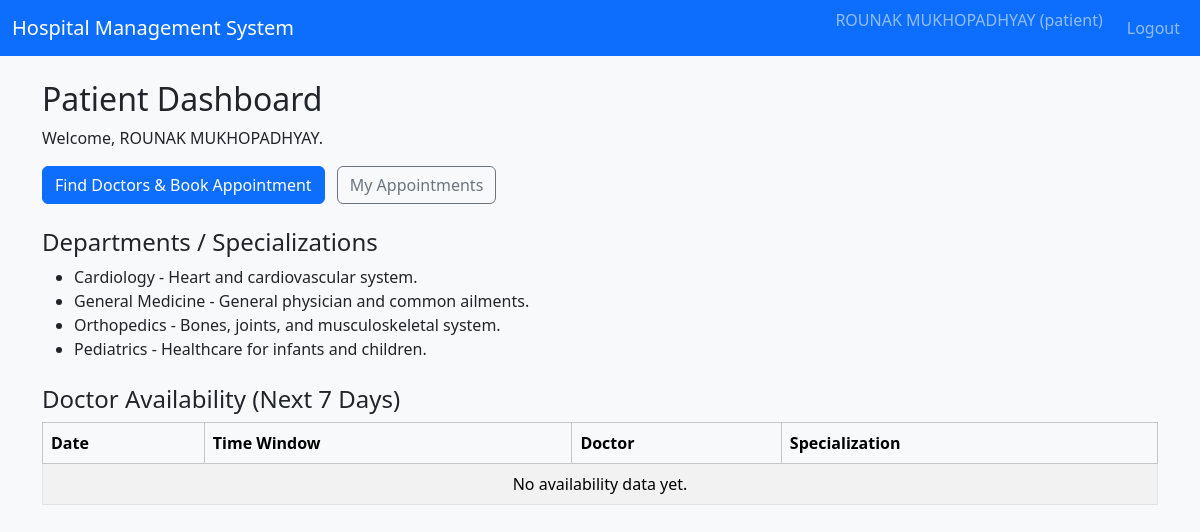
The app's page /patient/dashboard (signed in), older data.
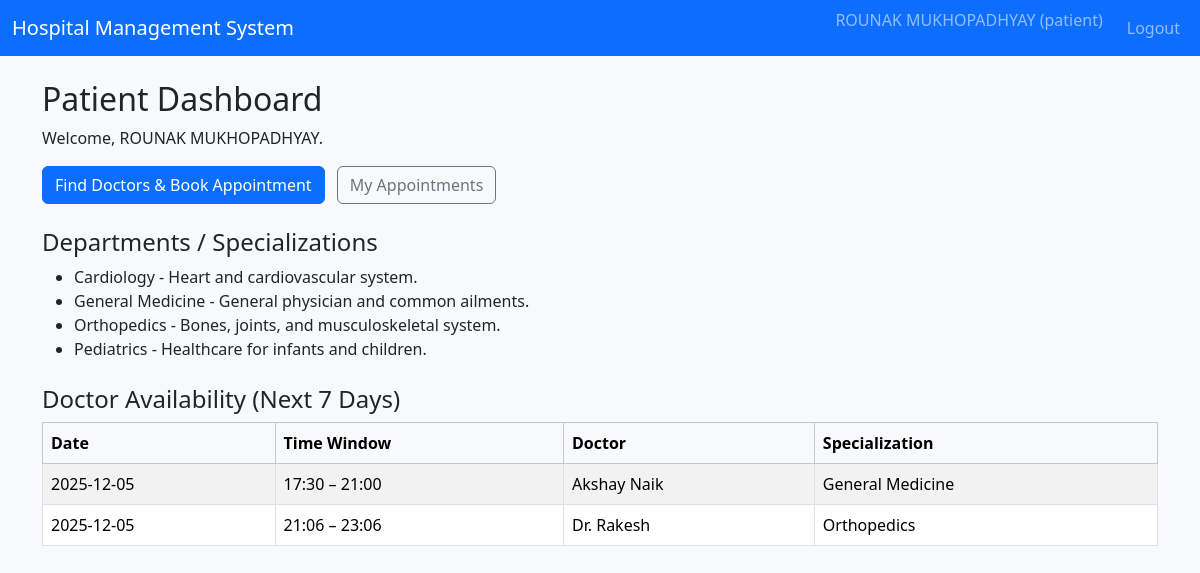
The same page, newer data.
### tables this page shows
CREATE TABLE departments (
            id INTEGER PRIMARY KEY AUTOINCREMENT,
            name TEXT UNIQUE NOT NULL,
            description TEXT,
            created_at TEXT NOT NULL
        );

CREATE TABLE doctor_availability (
            id INTEGER PRIMARY KEY AUTOINCREMENT,
            doctor_id INTEGER NOT NULL,
            date TEXT NOT NULL,       -- YYYY-MM-DD
            start_time TEXT NOT NULL, -- HH:MM
            end_time TEXT NOT NULL,   -- HH:MM
            max_appointments INTEGER DEFAULT 10,
            is_available INTEGER NOT NULL DEFAULT 1,
            FOREIGN KEY(doctor_id) REFERENCES doctors(id)
        );

CREATE TABLE users (
            id INTEGER PRIMARY KEY AUTOINCREMENT,
            username TEXT UNIQUE NOT NULL,
            password_hash TEXT NOT NULL,
            full_name TEXT NOT NULL,
            email TEXT,
            phone TEXT,
            role TEXT NOT NULL CHECK(role IN ('admin', 'doctor', 'patient')),
            is_active INTEGER NOT NULL DEFAULT 1,
            created_at TEXT NOT NULL
        );

### controllers/routes.py (the view)
@main_bp.route("/patient/dashboard")
@login_required
@role_required("patient")
def patient_dashboard():
    conn = get_db_connection()
    cur = conn.cursor()
    cur.execute("SELECT * FROM departments ORDER BY name;")
    departments = cur.fetchall()
    today = date_cls.today()
    max_day = today + timedelta(days=7)
    cur.execute(
        """
        SELECT da.date,
               da.start_time,
               da.end_time,
               du.full_name AS doctor_name,
               dept.name AS dept_name
        FROM doctor_availability da
        JOIN doctors d ON da.doctor_id = d.id
        JOIN users du ON d.user_id = du.id
        LEFT JOIN departments dept ON d.department_id = dept.id
        WHERE da.is_available = 1
          AND da.date >= ?
          AND da.date <= ?
        ORDER BY da.date, da.start_time, doctor_name;
        """,
        (today.isoformat(), max_day.isoformat()),
    )
    availability = cur.fetchall()
    conn.close()
    return render_template(
        "dashboard_patient.html",
        departments=departments,
        availability=availability,
    )

### controllers/routes.py (called while the page is built)
def login_required(view_func):
    @wraps(view_func)
    def wrapped(*args, **kwargs):
        if "user_id" not in session:
            flash("Please log in to continue.", "warning")
            return redirect(url_for("main.login"))
        return view_func(*args, **kwargs)
    return wrapped

def role_required(role):
    def decorator(view_func):
        @wraps(view_func)
        def wrapped(*args, **kwargs):
            if "user_id" not in session or session.get("role") != role:
                flash("Unauthorized access.", "danger")
                return redirect(url_for("main.login"))
            return view_func(*args, **kwargs)
        return wrapped
    return decorator

### models/models.py (called while the page is built)
def get_db_connection():
    conn = sqlite3.connect(DB_PATH)
    conn.row_factory = sqlite3.Row
    return conn

### templates/dashboard_patient.html (shortened to what this page needs)
{% extends "base.html" %}
{% block content %}
<h2>Patient Dashboard</h2>
<p>Welcome, {{ session.get('full_name') }}.</p>
<div class="mt-3 mb-4">
    <a href="{{ url_for('main.patient_doctors') }}" class="btn btn-primary me-2">
        Find Doctors & Book Appointment
    </a>
    <a href="{{ url_for('main.patient_appointments') }}" class="btn btn-outline-secondary">
        My Appointments
    </a>
</div>
<h4>Departments / Specializations</h4>
<ul>
    {% for dept in departments %}
    <li>{{ dept['name'] }} - {{ dept['description'] }}</li>
    {% endfor %}
</ul>
<h4 class="mt-4">Doctor Availability (Next 7 Days)</h4>
<table class="table table-striped table-bordered align-middle">
    <thead class="table-light">
        <tr>
            <th>Date</th>
            <th>Time Window</th>
            <th>Doctor</th>
            <th>Specialization</th>
        </tr>
    </thead>
    <tbody>
    {% if availability %}
        {% for a in availability %}
        <tr>
            <td>{{ a['date'] }}</td>
            <td>{{ a['start_time'] }} – {{ a['end_time'] }}</td>
            <td>{{ a['doctor_name'] }}</td>
            <td>{{ a['dept_name'] or 'N/A' }}</td>
        </tr>
        {% endfor %}
    {% else %}
        <tr>
            <td colspan="4" class="text-center">No availability data yet.</td>
        </tr>
    {% endif %}
    </tbody>
</table>
{% endblock %}

Row changes from the older to the newer data that the page shows:
added doctor_availability: date "2025-12-05", start_time "17:30", end_time "21:00", doctor_name "Akshay Naik", name "General Medicine"
added doctor_availability: date "2025-12-05", start_time "21:06", end_time "23:06", doctor_name "Dr. Rakesh", name "Orthopedics"
Text that changed along with them:
text no longer shown: "No availability data yet."
